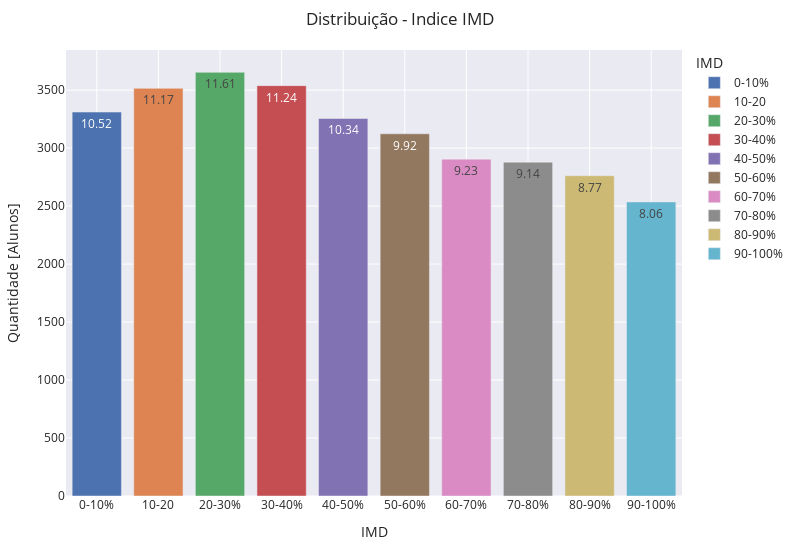

The notebook cell saved with this chart:
### Code cell
indice = studentInfo.groupby('imd_band').agg({'id_student':'count'}).reset_index().\
    rename(columns={"imd_band": "Indice", 'id_student': 'Qtde'}).sort_values(by='Indice', ascending=True)

indice['Percentual'] = indice.apply(lambda x:  round(100 * (x['Qtde'] / indice['Qtde'].sum()),2), axis=1)

fig = px.bar(indice, x='Indice', y='Qtde', text='Percentual', color='Indice', template="seaborn")
fig.update_layout(
    margin=dict(l=20, r=50, t=50, b=20),
    title = 'Distribuição - Indice IMD',
    xaxis_title="IMD",
    yaxis_title="Quantidade [Alunos]",
    legend_title="IMD",
    width=800, 
    height=550,
    uniformtext_minsize=9, 
    uniformtext_mode='hide',
    
)
fig.show()

### Figure 1 — Plotly figure (JSON) as saved in the notebook; plotly's stock layout.template omitted (floating-point values rounded to 4 significant figures)
{"data": [{"alignmentgroup": "True", "hovertemplate": "Indice=%{x}<br>Qtde=%{y}<br>Percentual=%{text}<extra></extra>", "legendgroup": "0-10%", "marker": {"color": "rgb(76,114,176)", "pattern": {"shape": ""}}, "name": "0-10%", "offsetgroup": "0-10%", "orientation": "v", "showlegend": true, "text": [10.52], "textposition": "auto", "type": "bar", "x": ["0-10%"], "xaxis": "x", "y": [3311], "yaxis": "y"}, {"alignmentgroup": "True", "hovertemplate": "Indice=%{x}<br>Qtde=%{y}<br>Percentual=%{text}<extra></extra>", "legendgroup": "10-20", "marker": {"color": "rgb(221,132,82)", "pattern": {"shape": ""}}, "name": "10-20", "offsetgroup": "10-20", "orientation": "v", "showlegend": true, "text": [11.17], "textposition": "auto", "type": "bar", "x": ["10-20"], "xaxis": "x", "y": [3516], "yaxis": "y"}, {"alignmentgroup": "True", "hovertemplate": "Indice=%{x}<br>Qtde=%{y}<br>Percentual=%{text}<extra></extra>", "legendgroup": "20-30%", "marker": {"color": "rgb(85,168,104)", "pattern": {"shape": ""}}, "name": "20-30%", "offsetgroup": "20-30%", "orientation": "v", "showlegend": true, "text": [11.61], "textposition": "auto", "type": "bar", "x": ["20-30%"], "xaxis": "x", "y": [3654], "yaxis": "y"}, {"alignmentgroup": "True", "hovertemplate": "Indice=%{x}<br>Qtde=%{y}<br>Percentual=%{text}<extra></extra>", "legendgroup": "30-40%", "marker": {"color": "rgb(196,78,82)", "pattern": {"shape": ""}}, "name": "30-40%", "offsetgroup": "30-40%", "orientation": "v", "showlegend": true, "text": [11.24], "textposition": "auto", "type": "bar", "x": ["30-40%"], "xaxis": "x", "y": [3539], "yaxis": "y"}, {"alignmentgroup": "True", "hovertemplate": "Indice=%{x}<br>Qtde=%{y}<br>Percentual=%{text}<extra></extra>", "legendgroup": "40-50%", "marker": {"color": "rgb(129,114,179)", "pattern": {"shape": ""}}, "name": "40-50%", "offsetgroup": "40-50%", "orientation": "v", "showlegend": true, "text": [10.34], "textposition": "auto", "type": "bar", "x": ["40-50%"], "xaxis": "x", "y": [3256], "yaxis": "y"}, {"alignmentgroup": "True", "hovertemplate": "Indice=%{x}<br>Qtde=%{y}<br>Percentual=%{text}<extra></extra>", "legendgroup": "50-60%", "marker": {"color": "rgb(147,120,96)", "pattern": {"shape": ""}}, "name": "50-60%", "offsetgroup": "50-60%", "orientation": "v", "showlegend": true, "text": [9.92], "textposition": "auto", "type": "bar", "x": ["50-60%"], "xaxis": "x", "y": [3124], "yaxis": "y"}, {"alignmentgroup": "True", "hovertemplate": "Indice=%{x}<br>Qtde=%{y}<br>Percentual=%{text}<extra></extra>", "legendgroup": "60-70%", "marker": {"color": "rgb(218,139,195)", "pattern": {"shape": ""}}, "name": "60-70%", "offsetgroup": "60-70%", "orientation": "v", "showlegend": true, "text": [9.23], "textposition": "auto", "type": "bar", "x": ["60-70%"], "xaxis": "x", "y": [2905], "yaxis": "y"}, {"alignmentgroup": "True", "hovertemplate": "Indice=%{x}<br>Qtde=%{y}<br>Percentual=%{text}<extra></extra>", "legendgroup": "70-80%", "marker": {"color": "rgb(140,140,140)", "pattern": {"shape": ""}}, "name": "70-80%", "offsetgroup": "70-80%", "orientation": "v", "showlegend": true, "text": [9.14], "textposition": "auto", "type": "bar", "x": ["70-80%"], "xaxis": "x", "y": [2879], "yaxis": "y"}, {"alignmentgroup": "True", "hovertemplate": "Indice=%{x}<br>Qtde=%{y}<br>Percentual=%{text}<extra></extra>", "legendgroup": "80-90%", "marker": {"color": "rgb(204,185,116)", "pattern": {"shape": ""}}, "name": "80-90%", "offsetgroup": "80-90%", "orientation": "v", "showlegend": true, "text": [8.77], "textposition": "auto", "type": "bar", "x": ["80-90%"], "xaxis": "x", "y": [2762], "yaxis": "y"}, {"alignmentgroup": "True", "hovertemplate": "Indice=%{x}<br>Qtde=%{y}<br>Percentual=%{text}<extra></extra>", "legendgroup": "90-100%", "marker": {"color": "rgb(100,181,205)", "pattern": {"shape": ""}}, "name": "90-100%", "offsetgroup": "90-100%", "orientation": "v", "showlegend": true, "text": [8.06], "textposition": "auto", "type": "bar", "x": ["90-100%"], "xaxis": "x", "y": [2536], "yaxis": "y"}], "layout": {"barmode": "relative", "height": 550, "legend": {"title": {"text": "IMD"}, "tracegroupgap": 0}, "margin": {"b": 20, "l": 20, "r": 50, "t": 50}, "title": {"text": "Distribuição - Indice IMD"}, "uniformtext": {"minsize": 9, "mode": "hide"}, "width": 800, "xaxis": {"anchor": "y", "categoryarray": ["0-10%", "10-20", "20-30%", "30-40%", "40-50%", "50-60%", "60-70%", "70-80%", "80-90%", "90-100%"], "categoryorder": "array", "domain": [0, 1], "title": {"text": "IMD"}}, "yaxis": {"anchor": "x", "domain": [0, 1], "title": {"text": "Quantidade [Alunos]"}}}}
